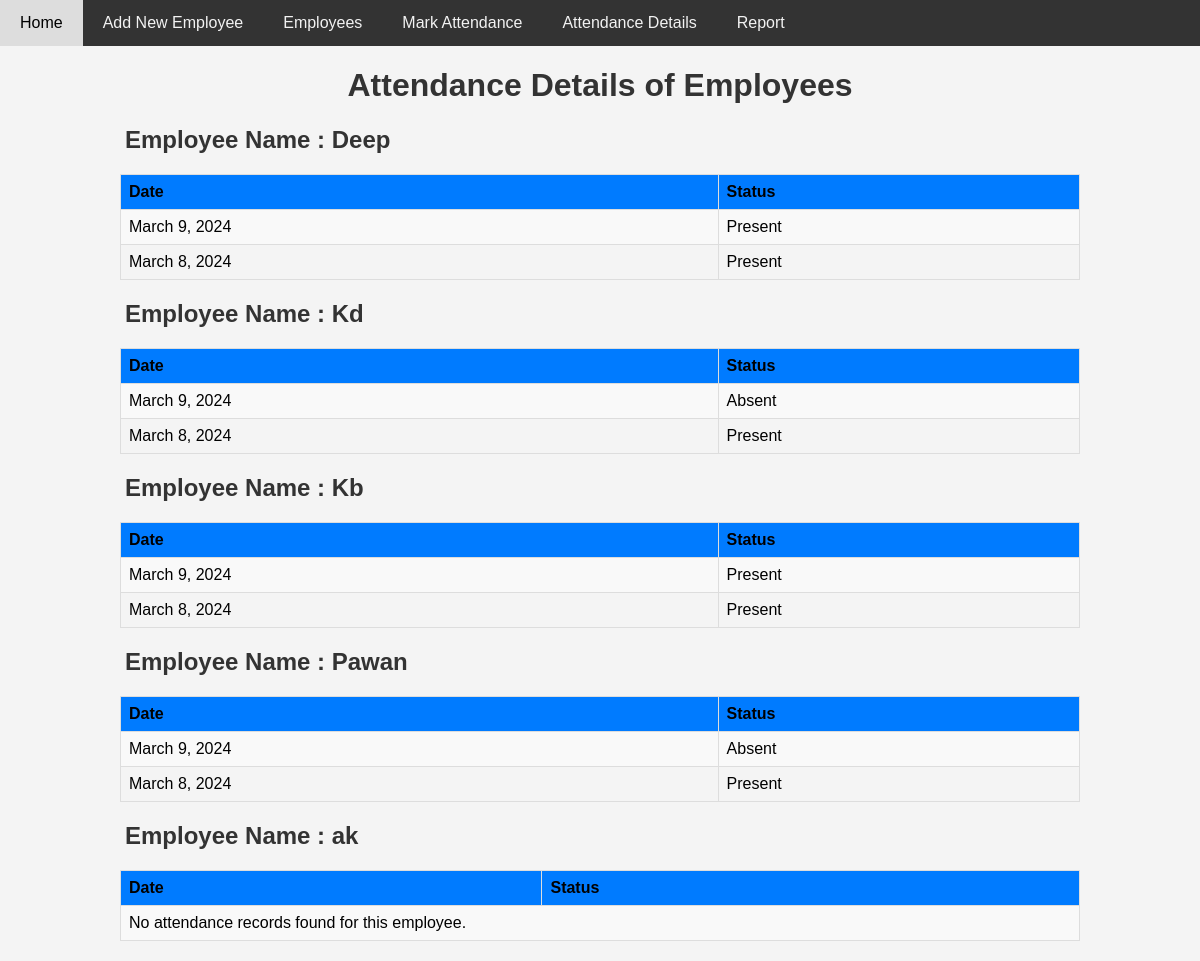
The app's page /attendance-details/, older data.
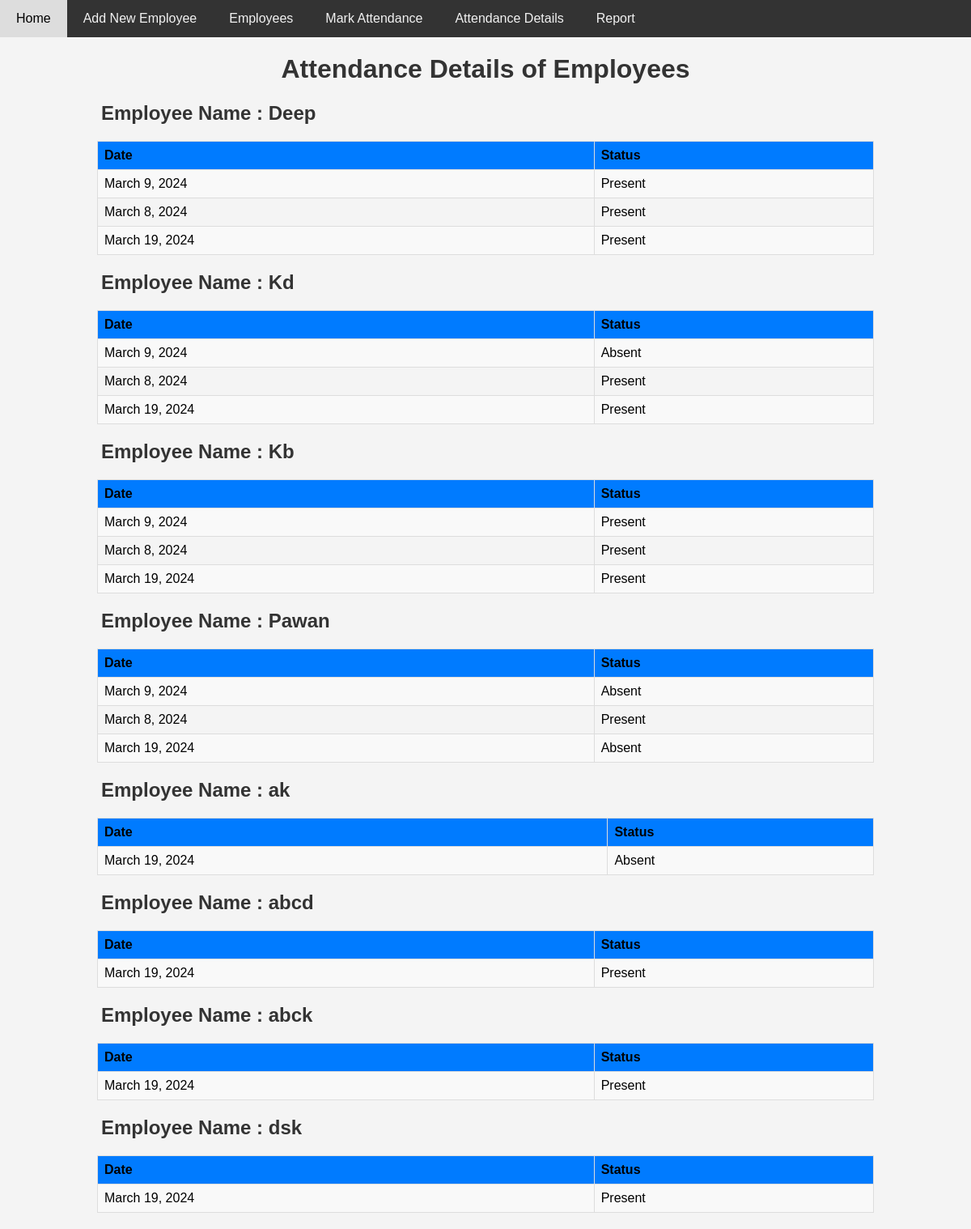
The same page, newer data.
### hrms_app/models.py (models this page shows, shortened)
class Employee(models.Model):
    name = models.CharField(max_length=100)
    designation = models.CharField(max_length=100)
    department = models.CharField(max_length=100)
    date_of_joining = models.DateField()
    def __str__(self):
        return self.name

class Attendance(models.Model):
    employee = models.ForeignKey(Employee, on_delete=models.CASCADE)
    attendance_date = models.DateField()
    status = models.CharField(max_length=10, choices=[('Present', 'Present'), ('Absent', 'Absent')])

### hrms_app/views.py (the view)
# urls.py: path('attendance-details/', views.attendance_details, name='attendance_details'),
def attendance_details(request):
    employees = Employee.objects.all()
    attendance_records = []
    for employee in employees:
        records = Attendance.objects.filter(employee=employee)
        attendance_records.append({'employee': employee, 'attendance_records': records})
    return render(request, 'hrms_app/attendance_details.html', {'attendance_records': attendance_records})

### hrms_app/templates/hrms_app/attendance_details.html (shortened to what this page needs)
{% include 'base.html' %}
<!DOCTYPE html>
<html lang="en">
<head>
</head>
<body>
    <h1>Attendance Details of Employees </h1>
    {% for att in attendance_records %}
    <h2>Employee Name : {{ att.employee }}</h2>
    <table>
        <tr>
            <th>Date</th>
            <th>Status</th>
        </tr>
        {% for record in att.attendance_records %}
        <tr>
            <td>{{ record.attendance_date }}</td>
            <td>{{ record.status }}</td>
        </tr>
        {% empty %}
        <tr>
            <td colspan="2">No attendance records found for this employee.</td>
        </tr>
        {% endfor %}
    </table>
    {% endfor %}
</body>
</html>

### hrms_app/templates/base.html (shortened to what this page needs)
<!DOCTYPE html>
<html lang="en">
<head>
</head>
<body>
<div class="navbar">
    <a href="{% url 'home' %}">Home</a>
    <a href="{% url 'add_employee' %}">Add New Employee</a>
    <a href="{% url 'employees' %}">Employees</a>
    <a href="{% url 'mark_attendance' %}">Mark Attendance</a>
    <a href="{% url 'attendance_details' %}">Attendance Details</a>
    <a href="{% url 'employee_report' %}">Report</a>
</div>
</body>
</html>

### hrms_app/templates/base.html (style rules this page uses)
.navbar { overflow: hidden; background-color: #333; }
.navbar a { float: left; display: block; color: #f2f2f2; text-align: center; padding: 14px 20px; text-decoration: none; }

### hrms_app/templates/hrms_app/attendance_details.html (style rules this page uses)
body { font-family: Arial, sans-serif; background-color: #f4f4f4; margin: 0; padding: 0; }
h1 { color: #333; text-align: center; }
h2 { color: #333; margin-left: 125px; }
table { width: 80%; margin: 20px auto; border-collapse: collapse; }
th, td { border: 1px solid #ddd; padding: 8px; text-align: left; }
th { background-color: #007bff; }
tr:nth-child(even) { background-color: #f9f9f9; }

Row changes from the older to the newer data that the page shows:
added Attendance: attendance_date "March 19, 2024", status "Present", shown under Employee "Deep"
added Attendance: attendance_date "March 19, 2024", status "Present", shown under Employee "Kd"
added Attendance: attendance_date "March 19, 2024", status "Present", shown under Employee "Kb"
added Attendance: attendance_date "March 19, 2024", status "Absent", shown under Employee "Pawan"
shown differently, row unchanged: Employee "ak": no longer shows "No attendance records found for this employee."
added Attendance: attendance_date "March 19, 2024", status "Absent", shown under Employee "ak"
added Employee: employee "abcd"
added Attendance: attendance_date "March 19, 2024", status "Present", shown under "abcd"
added Employee: employee "abck"
added Attendance: attendance_date "March 19, 2024", status "Present", shown under "abck"
added Employee: employee "dsk"
added Attendance: attendance_date "March 19, 2024", status "Present", shown under "dsk"
